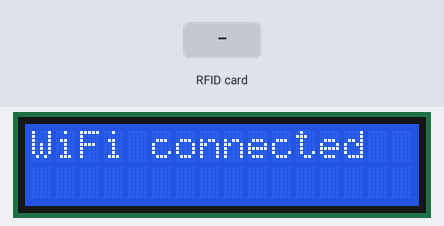
Simulated run of this sketch. Board: ESP32. On the bench: 16×2 character LCD. The inputs (shaded band) are chosen by the test bench. WiFi joins after 1.5 s; servers stay silent unless stated; web services answer with replies made up by the test bench; what the sketch prints to the serial monitor is not drawn.

Above: at 4.8 s.
4.9 s: RFID card 29 31 15 45 held to the reader
At 6.9 s:
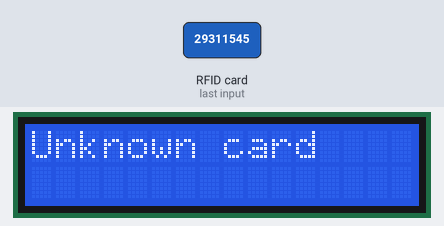
7.9 s: RFID card F0 B1 17 7C held to the reader
At 9.5 s:
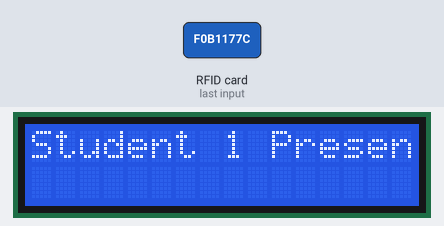
10.4 s: RFID card 60 5C F2 79 held to the reader
At 13.4 s:
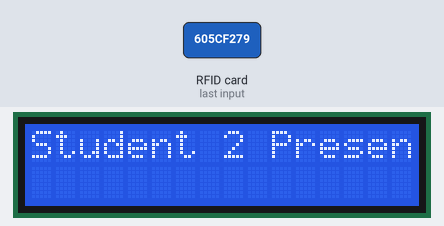
Timing chart, 0 to 14.9 s (numbered marks = the images above; inputs shaded):
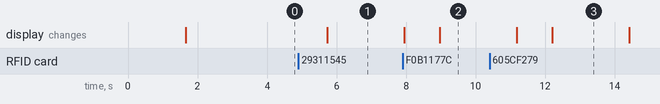

The sketch:

smart_att.ino
```cpp
#include <SPI.h>
#include <MFRC522.h>
#include <Wire.h>
#include <LiquidCrystal_I2C.h>
#include <WiFi.h>
#include <HTTPClient.h>

// Define pins for MFRC522
#define RST_PIN 22      // Reset pin for MFRC522 (GPIO 22)
#define SS_PIN 21       // SDA (SS) pin for MFRC522 (GPIO 21)

// Create MFRC522 instance
MFRC522 mfrc522(SS_PIN, RST_PIN);

// Define the RFID UIDs of two students/employees
byte uid1[] = {0xF0, 0xB1, 0x17, 0x7C};
byte uid2[] = {0x60, 0x5C, 0xF2, 0x79};

// Array to store attendance status
bool attendance[] = {false, false};  // false = absent, true = present

// Create LCD object
LiquidCrystal_I2C lcd(0x27, 16, 2);

// WiFi credentials
const char* ssid = "TP-Link_A6F8";
const char* password = "29311545";

// ThingSpeak settings
const char* server = "http://api.thingspeak.com/update";
const char* apiKey = "NLJLEZF4HV79WD2B";

// Function to compare two UIDs
bool compareUID(byte* uid1, byte* uid2) {
  for (byte i = 0; i < 4; i++) {
    if (uid1[i] != uid2[i]) {
      return false;  // UIDs do not match
    }
  }
  return true;  // UIDs match
}

void setup() {
  Serial.begin(115200);  // Start serial communication
  SPI.begin();           // Initialize SPI bus
  mfrc522.PCD_Init();    // Initialize MFRC522

  // Initialize the LCD
  lcd.begin(16, 2);
  lcd.backlight();
  lcd.setCursor(0, 0);
  lcd.print("Place RFID card");
  lcd.setCursor(0, 1);
  lcd.print("near the reader");

  // Connect to WiFi
  WiFi.begin(ssid, password);
  Serial.print("Connecting to WiFi");
  while (WiFi.status() != WL_CONNECTED) {
    delay(500);
    Serial.print(".");
  }
  Serial.println("\nWiFi connected.");
  lcd.clear();
  lcd.print("WiFi connected");
  delay(2000);
}

void loop() {
  if (mfrc522.PICC_IsNewCardPresent() && mfrc522.PICC_ReadCardSerial()) {
    Serial.print("Card UID: ");
    for (byte i = 0; i < mfrc522.uid.size; i++) {
      Serial.print(mfrc522.uid.uidByte[i], HEX);
      Serial.print(" ");
    }
    Serial.println();

    lcd.clear();
    lcd.setCursor(0, 0);

    // Compare UID with stored UIDs
    if (compareUID(mfrc522.uid.uidByte, uid1)) {
      attendance[0] = true;
      Serial.println("Attendance marked for Student/Employee 1");
      lcd.print("Student 1 Present");
    } else if (compareUID(mfrc522.uid.uidByte, uid2)) {
      attendance[1] = true;
      Serial.println("Attendance marked for Student/Employee 2");
      lcd.print("Student 2 Present");
    } else {
      Serial.println("Unknown card. Access denied.");
      lcd.print("Unknown card");
    }

    // Update ThingSpeak
    updateThingSpeak();

    delay(2000);
    lcd.clear();
    lcd.print("Scan next card");
    mfrc522.PICC_HaltA();  // Halt the card
  }

  delay(1000);
}

// Function to update ThingSpeak
void updateThingSpeak() {
  if (WiFi.status() == WL_CONNECTED) {
    HTTPClient http;
    String url = String(server) + "?api_key=" + apiKey +
                 "&field1=" + (attendance[0] ? "1" : "0") +
                 "&field2=" + (attendance[1] ? "1" : "0");
    http.begin(url);
    int httpCode = http.GET();

    if (httpCode > 0) {
      Serial.println("ThingSpeak updated successfully.");
      Serial.println("Response: " + http.getString());
    } else {
      Serial.println("Failed to update ThingSpeak.");
    }
    http.end();
  } else {
    Serial.println("WiFi not connected. Cannot update ThingSpeak.");
  }
}
```

Measured:
- after the input at 4.9 s, the display: changes after 0.83 s (image 1)
- after the input at 7.9 s, the display: first differs from a run without the input after 1.1 s (image 2)
- after the input at 10.4 s, the display: first differs from a run without the input after 1.8 s (image 3)
